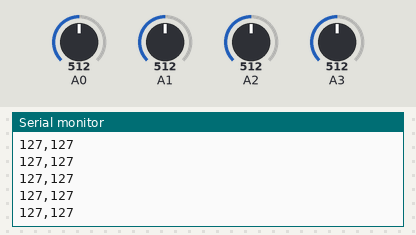
Recording of a sketch running on a simulated Arduino Uno, built with avr-gcc and run on an emulated ATmega328P. Parts: the last lines printed to the serial monitor. The inputs (shaded band) are chosen by the test bench; at power-on: A0 = 512, A1 = 512, A2 = 512, A3 = 512.

Above: at 1.2 s.
1.3 s: A0 set to 716
At 1.35 s:
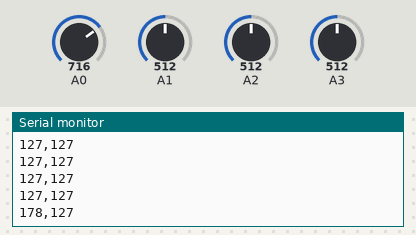
2.8 s: A1 set to 716
At 2.82 s:
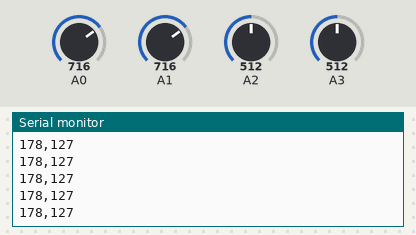
4.3 s: A0 set to 992
At 4.3 s:
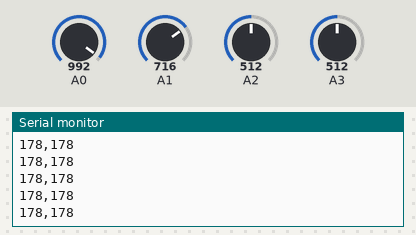
5.8 s: A1 set to 992
At 5.81 s:
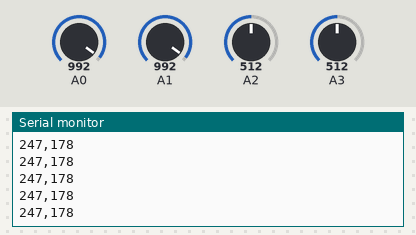
Timing chart, 0 to 8.3 s (numbered marks = the images above; inputs shaded):
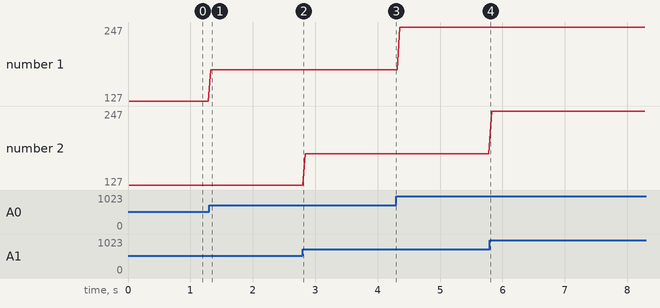

Measured:
- after the input at 1.3 s, the serial monitor: prints a new line at once (image 1)
- plotted number 1: 127 → 178 after the input at 1.3 s, 178 → 247 after the input at 4.3 s

The sketch:

Arduino_adquisicion_joystick.ino
```cpp
int x1;
int x2;
int x3;
int x4;

void setup(){
Serial.begin(9600);
}

void loop(){

 x1=analogRead(0);
 x2=analogRead(1);
 x3=analogRead(2);
 x4=analogRead(3);


// Serial.write('<');
// Serial.write(x1);
// Serial.write(',');
// Serial.write(x2);
// Serial.write(',');
// Serial.write(x3);
// Serial.write(',');
// Serial.write(x4);
// Serial.write('>');

// Serial.print('<');
delay(20);

 x1=map(x1,0,1023,0,255);
 x2=map(x2,0,1023,0,255);


 Serial.print(x1);
 Serial.print(',');
 Serial.println(x2);

// Serial.print(',');
// Serial.print(x3);
// Serial.print(',');
// Serial.print(x4);
// Serial.println('>');


 delay(20);
}
```
